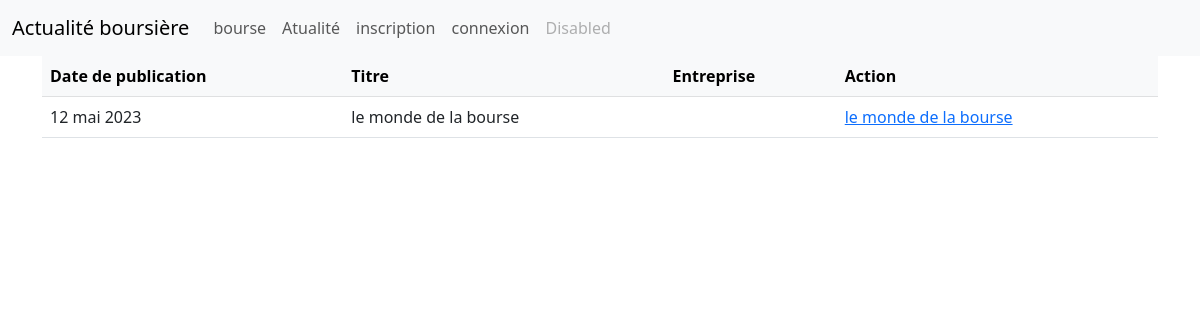
The page /actualites/ on the database as committed earlier.
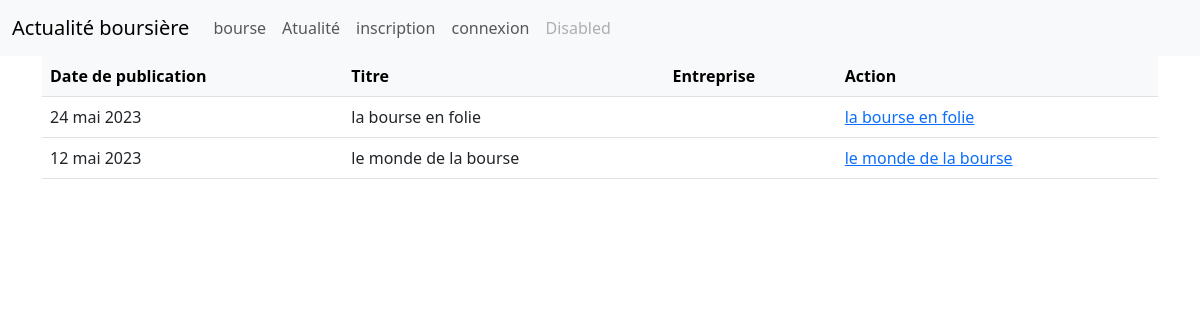
The same page on the database as committed later.
### bourse/models.py (models this page shows, shortened)
class Article(models.Model):
    id_article = models.AutoField(primary_key=True)
    titre = models.CharField(max_length=250)
    contenu = models.TextField()
    date_publication = models.DateField()
    public = models.BooleanField()

### bourse/views.py (the view)
# urls.py: path('actualites/',actualites, name='actualites'),
def actualites(request):
    articles = Article.objects.filter(public=True).order_by('-date_publication')
    return render(request, 'bourse/actualites.html', {'articles': articles})

### templates/bourse/actualites.html (shortened to what this page needs)
{% extends 'bourse/base.html' %}
{% block content %}
<body>
    <div class="table-container">
    <table class="table">
        <thead class="table-light">
            <tr>
                <th>Date de publication</th>
                <th>Titre</th>
                <th>Entreprise</th>
                <th>Action</th>
            </tr>
        </thead>
        <tbody>
            {% for article in articles %}
                <tr>
                    <td>{{ article.date_publication }}</td>
                    <td>{{ article.titre }}</td>
                    <td>{{ article.associer.entreprise.nom }}</td>
                    <td>
                        {% if user.is_authenticated %}
                            <a href="{% url 'detail_actualite' article.id_article %}">{{ article.titre }}</a>
                        {% else %}
                            <a href="#contenuModal" data-bs-toggle="modal" data-bs-target="#contenuModal">{{ article.titre }}</a>
                        {% endif %}
                    </td>
                </tr>
            {% endfor %}
        </tbody>
    </table>
{% endblock %}

Rows that differ between the two databases and show on the page:
now on this page (row edited): Article: date_publication "24 mai 2023", titre "la bourse en folie"
